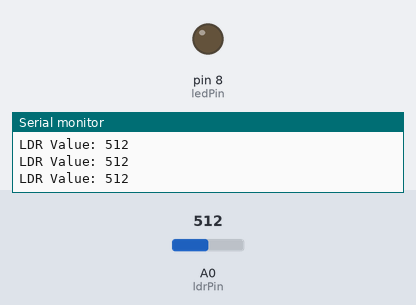
A sketch run on a simulated Arduino Uno, built with avr-gcc and run on an emulated ATmega328P. On the bench: output pins drawn as LEDs (lit = HIGH), the last lines printed to the serial monitor. The test bench sets the inputs (shaded band); at power-on: A0 (ldrPin) = 512.

Above: at 1.3 s.
1.4 s: A0 (ldrPin) set to 492
At 1.8 s:
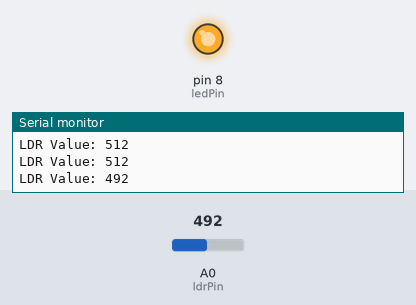
3.0 s: A0 (ldrPin) set to 510
At 4.2 s:
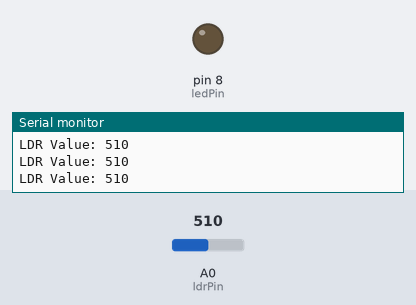
4.5 s: A0 (ldrPin) set to 490
At 5.4 s:
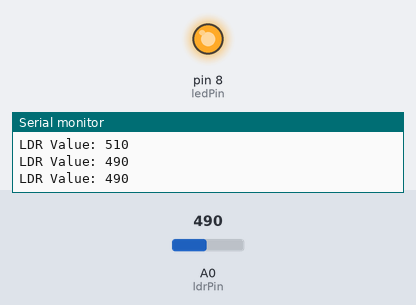
Timing chart, 0 to 7.5 s (numbered marks = the images above; inputs shaded):
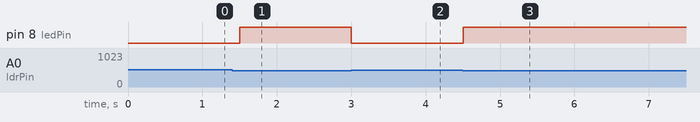

The sketch:

03_ldr.ino
```cpp
int ldrPin = A0;       // LDR connected to analog pin A0
int ledPin = 8;        // LED connected to digital pin 8
int threshold = 500;   // Adjust this threshold based on light conditions

void setup() {
  pinMode(ledPin, OUTPUT);
  Serial.begin(9600);  // For debugging
}

void loop() {
  int lightValue = analogRead(ldrPin);  // Read LDR value

  Serial.print("LDR Value: ");
  Serial.println(lightValue);

  if (lightValue < threshold) {
    digitalWrite(ledPin, HIGH);  // It's dark → turn ON LED
  } else {
    digitalWrite(ledPin, LOW);   // It's bright → turn OFF LED
  }

  delay(500);
}
```

Measured:
- the behaviour switches between 500 and 499 on A0 (ldrPin) (found by bisection; images 0 and 1)
- after the input at 1.4 s, pin 8 (ledPin): LOW → HIGH after 0.10 s
- after the input at 3.0 s, pin 8 (ledPin): HIGH → LOW at once
- after the input at 4.5 s, pin 8 (ledPin): LOW → HIGH at once
